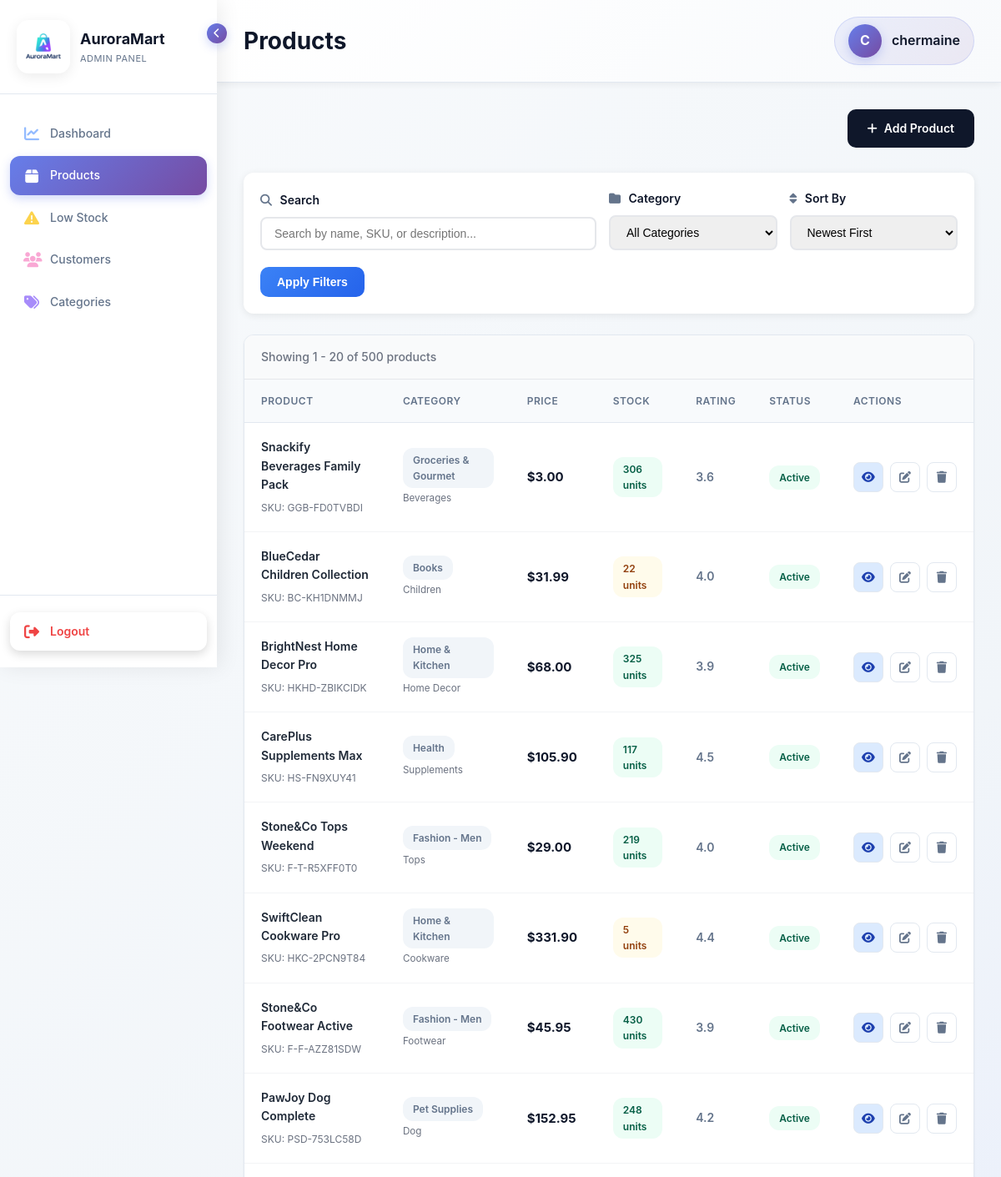
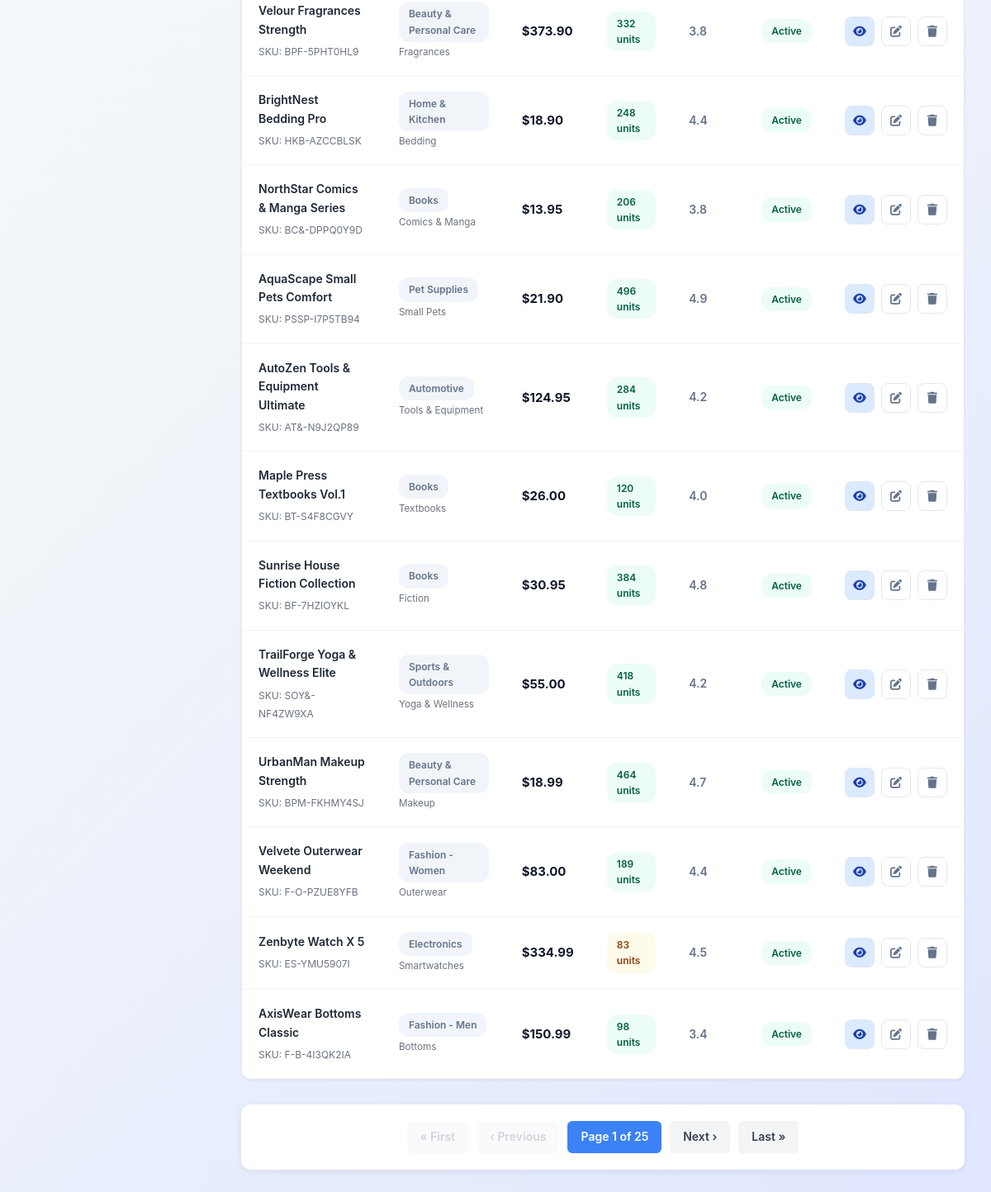
Screenshot of /adminpanel/products/ (signed in) with the database file from the repository (2 pictures, top to bottom).
### storefront/models.py (models this page shows, shortened)
class Customer(AbstractUser):
    username = models.CharField(
        max_length=150,
        unique=True,
        help_text='Required. 150 characters or fewer. Any characters allowed.',
        validators=[],  # No validators - allow any characters
        error_messages={
            'unique': "A user with that username already exists.",
        },
    )
    age = models.IntegerField(null=True, blank=True)
    gender = models.CharField(max_length=20, blank=True)
    employment_status = models.CharField(max_length=50, blank=True)
    occupation = models.CharField(max_length=100, blank=True)
    education = models.CharField(max_length=100, blank=True)
    household_size = models.IntegerField(null=True, blank=True)
    has_children = models.BooleanField(default=False)
    monthly_income_sgd = models.DecimalField(max_digits=10, decimal_places=2, null=True, blank=True, default=None)
    preferred_category = models.ForeignKey(Category, on_delete=models.SET_NULL, null=True, blank=True)

class Product(models.Model):
    sku = models.CharField(max_length=40, unique=True, db_index=True)  # maps "SKU code"
    name = models.CharField(max_length=200)                            # maps "Product name"
    description = models.TextField(blank=True)                         # maps "Product description"
    category = models.ForeignKey(Category, on_delete=models.CASCADE)    # maps "Product Category"
    subcategory = models.CharField(max_length=150, blank=True)         # maps "Product Subcategory"
    stock = models.IntegerField(default=0)                             # maps "Quantity on hand"
    reorder_threshold = models.IntegerField(default=5)                 # maps "Reorder Quantity"
    price = models.DecimalField(max_digits=10, decimal_places=2)       # maps "Unit price"
    rating = models.FloatField(default=0)                              # maps "Product rating"
    image = models.ImageField(upload_to='products/', blank=True, null=True, default='products/default-product.png')
    is_active = models.BooleanField(default=True)
    created_at = models.DateTimeField(auto_now_add=True, null=True, blank=True)
    updated_at = models.DateTimeField(auto_now=True, null=True, blank=True)
    class Meta:
        ordering = ['-id']
        verbose_name = "Product"
        verbose_name_plural = "Products"
    @property
    def is_low_stock(self):
        return self.stock <= self.reorder_threshold

class Category(models.Model):
    name = models.CharField(max_length=100)
    description = models.TextField(blank=True)

### adminpanel/views/product_views.py (the view)
# urls.py: path('products/', product_views.product_list, name='product_list'),
@login_required(login_url='adminpanel:login')
@user_passes_test(is_staff_user, login_url='adminpanel:login')
def product_list(request):
    products = Product.objects.filter(is_active=True).select_related('category')
    search_query = request.GET.get('search', '')
    if search_query:
        products = products.filter(
            Q(name__icontains=search_query) |
            Q(sku__icontains=search_query) |
            Q(description__icontains=search_query)
        )
    category_id = request.GET.get('category', '')
    if category_id:
        products = products.filter(category_id=category_id)
    sort_by = request.GET.get('sort', '-created_at')
    products = products.order_by(sort_by)
    paginator = Paginator(products, 20)
    page_obj = paginator.get_page(request.GET.get('page'))
    categories = Category.objects.all()
    context = {
        'page_obj': page_obj,
        'categories': categories,
        'search_query': search_query,
        'selected_category': category_id,
        'sort_by': sort_by,
    }
    return render(request, 'adminpanel/product/product_list.html', context)

### adminpanel/views/product_views.py (called while the page is built)
def is_staff_user(user):
    return user.is_authenticated and user.is_staff

### storefront/views.py (called while the page is built)
def cart_count(request):
    cart = request.session.get('cart', {})
    total_items = sum(int(qty) for qty in cart.values())
    return {
        'cart_count': total_items
    }

### adminpanel/templates/adminpanel/product/product_list.html (shortened to what this page needs)
{% extends "adminpanel/base.html" %}
{% block page_title %}Products{% endblock %}
{% block content %}
<div class="page-header">
    <div class="header-actions">
        <a href="{% url 'adminpanel:product_add' %}" class="btn-add">
            <i class="fas fa-plus"></i>
            Add Product
        </a>
    </div>
</div>
<div class="filters-bar">
    <form method="GET" action="{% url 'adminpanel:product_list' %}">
        <div class="filters-grid">
            <div class="form-group">
                <label for="search"><i class="fas fa-search"></i> Search</label>
                <input type="text" id="search" name="search" class="form-control"
                       placeholder="Search by name, SKU, or description..."
                       value="{{ search_query }}">
            </div>
            <div class="form-group">
                <label for="category"><i class="fas fa-folder"></i> Category</label>
                <select id="category" name="category" class="form-control">
                    <option value="">All Categories</option>
                </select>
            </div>
            <div class="form-group">
                <label for="sort"><i class="fas fa-sort"></i> Sort By</label>
                <select id="sort" name="sort" class="form-control">
                    <option value="-created_at" {% if sort_by == '-created_at' %}selected{% endif %}>Newest First</option>
                </select>
            </div>
        </div>
        <button type="submit" class="btn btn-primary mt-20">Apply Filters</button>
    </form>
</div>
{% if page_obj %}
<div class="products-table">
    <div class="results-info">
        Showing {{ page_obj.start_index }} - {{ page_obj.end_index }} of {{ page_obj.paginator.count }} products
    </div>
    <table>
        <thead>
            <tr>
                <th>Product</th>
                <th>Category</th>
                <th>Price</th>
                <th>Stock</th>
                <th>Rating</th>
                <th>Status</th>
                <th>Actions</th>
            </tr>
        </thead>
        <tbody>
            {% for product in page_obj %}
            <tr>
                <td>
                    <span class="product-name">{{ product.name }}</span>
                    <span class="product-sku">SKU: {{ product.sku }}</span>
                </td>
                <td>
                    <span class="badge badge-info">{{ product.category.name }}</span>
                    {% if product.subcategory %}
                    <br><small style="color: #6b7280;">{{ product.subcategory }}</small>
                    {% endif %}
                </td>
                <td><span class="price">${{ product.price }}</span></td>
                <td>
                    {% if product.stock == 0 %}
                        <span class="badge badge-danger">Out of Stock</span>
                    {% elif product.is_low_stock %}
                        <span class="badge badge-warning">{{ product.stock }} units</span>
                    {% else %}
                        <span class="badge badge-success">{{ product.stock }} units</span>
                    {% endif %}
                </td>
                <td><span class="rating">{{ product.rating|floatformat:1 }}</span></td>
                <td>
                    {% if product.is_active %}
                        <span class="badge badge-success">Active</span>
                    {% else %}
                        <span class="badge badge-danger">Inactive</span>
                    {% endif %}
                </td>
                <td>
                    <div class="actions">
                        <a href="{% url 'adminpanel:product_detail' product.pk %}" class="btn-icon btn-view" title="View Details">
                            <i class="fas fa-eye"></i>
                        </a>
                        <a href="{% url 'adminpanel:product_edit' product.pk %}" class="btn-icon" title="Edit Product">
                            <i class="fas fa-edit"></i>
                        </a>
                        <button class="btn-icon btn-delete" data-product-id="{{ product.pk }}" data-product-name="{{ product.name }}" title="Delete Product">
                            <i class="fas fa-trash"></i>
                        </button>
                    </div>
                </td>
            </tr>
            {% endfor %}
        </tbody>
    </table>
</div>
{% if page_obj.has_other_pages %}
<div class="pagination">
    {% if page_obj.has_previous %}
        <a href="?page=1{% if search_query %}&search={{ search_query }}{% endif %}{% if selected_category %}&category={{ selected_category }}{% endif %}{% if sort_by %}&sort={{ sort_by }}{% endif %}">« First</a>
        <a href="?page={{ page_obj.previous_page_number }}{% if search_query %}&search={{ search_query }}{% endif %}{% if selected_category %}&category={{ selected_category }}{% endif %}{% if sort_by %}&sort={{ sort_by }}{% endif %}">‹ Previous</a>
    {% else %}
        <span class="disabled">« First</span>
        <span class="disabled">‹ Previous</span>
    {% endif %}
    <span class="current">Page {{ page_obj.number }} of {{ page_obj.paginator.num_pages }}</span>
    {% if page_obj.has_next %}
        <a href="?page={{ page_obj.next_page_number }}{% if search_query %}&search={{ search_query }}{% endif %}{% if selected_category %}&category={{ selected_category }}{% endif %}{% if sort_by %}&sort={{ sort_by }}{% endif %}">Next ›</a>
        <a href="?page={{ page_obj.paginator.num_pages }}{% if sort_by %}&sort={{ sort_by }}{% endif %}">Last »</a>
    {% else %}
        <span class="disabled">Next ›</span>
        <span class="disabled">Last »</span>
    {% endif %}
</div>
{% endif %}
{% endif %}
{% endblock %}

### adminpanel/templates/adminpanel/base.html (shortened to what this page needs)
<!DOCTYPE html>
<html lang="en">
<head>
    {% load static %}
    <link rel="stylesheet" href="https://cdnjs.cloudflare.com/ajax/libs/font-awesome/6.4.0/css/all.min.css">
</head>
<body>
    <div class="sidebar" id="sidebar">
        <div class="sidebar-header">
            <div class="sidebar-logo">
                <img src="{% static 'images/Auroramart-logo.png' %}" alt="AuroraMart Logo">
            </div>
            <div class="sidebar-brand">
                <div class="brand-name">AuroraMart</div>
                <div class="brand-subtitle">Admin Panel</div>
            </div>
            <div class="sidebar-toggle" onclick="toggleSidebar()">
                <i class="fas fa-chevron-left"></i>
            </div>
        </div>
        <nav class="sidebar-nav">
            <div class="nav-item">
                <a href="{% url 'adminpanel:dashboard' %}" class="nav-link {% if request.resolver_match.url_name == 'dashboard' %}active{% endif %}">
                    <i class="fas fa-chart-line"></i>
                    <span class="nav-text">Dashboard</span>
                </a>
            </div>
            <div class="nav-item">
                <a href="{% url 'adminpanel:product_list' %}" class="nav-link {% if 'product' in request.resolver_match.url_name %}active{% endif %}">
                    <i class="fas fa-box"></i>
                    <span class="nav-text">Products</span>
                </a>
            </div>
            <div class="nav-item">
                <a href="{% url 'adminpanel:low_stock' %}" class="nav-link {% if request.resolver_match.url_name == 'low_stock' %}active{% endif %}">
                    <i class="fas fa-exclamation-triangle"></i>
                    <span class="nav-text">Low Stock</span>
                </a>
            </div>
            <div class="nav-item">
                <a href="{% url 'adminpanel:customer_list' %}" class="nav-link {% if 'customer' in request.resolver_match.url_name %}active{% endif %}">
                    <i class="fas fa-users"></i>
                    <span class="nav-text">Customers</span>
                </a>
            </div>
            <div class="nav-item">
                <a href="{% url 'adminpanel:category_list' %}" class="nav-link {% if 'category' in request.resolver_match.url_name %}active{% endif %}">
                    <i class="fas fa-tags"></i>
                    <span class="nav-text">Categories</span>
                </a>
            </div>
        </nav>
        <div class="sidebar-footer">
            {% if user.is_authenticated %}
            <a href="{% url 'adminpanel:logout' %}" class="logout-link">
                <i class="fas fa-sign-out-alt"></i>
                <span class="nav-text">Logout</span>
            </a>
            {% endif %}
        </div>
    </div>
    <div class="main-content">
        <div class="topbar">
            <h1 class="page-title">{% block page_title %}Dashboard{% endblock %}</h1>
            {% if user.is_authenticated %}
            <div class="user-info">
                <div class="user-avatar">{{ user.username|slice:":1"|upper }}</div>
                <span class="user-name">{{ user.username }}</span>
            </div>
            {% endif %}
        </div>
        <div class="content-wrapper">
            {% block content %}{% endblock %}
        </div>
    </div>
</body>
</html>

### adminpanel/templates/adminpanel/product/product_list.html (style rules this page uses)
.page-header { display: flex; justify-content: space-between; align-items: center; margin-bottom: 30px; }
.header-actions { display: flex; gap: 12px; }
.btn-add { display: inline-flex; align-items: center; gap: 8px; padding: 12px 24px; background: #0f172a; color: white; text-decoration: none; border-radius: 10px; font-weight: 600; font-size: 14px; transition: all 0.2s ease; border: none; cursor: pointer; }
.filters-bar { background: white; padding: 20px; border-radius: 12px; margin-bottom: 25px; box-shadow: 0 2px 10px rgba(0,0,0,0.08); }
.filters-grid { display: grid; grid-template-columns: 2fr 1fr 1fr; gap: 15px; align-items: end; }
.form-group { margin-bottom: 0; }
.form-group label { display: block; margin-bottom: 8px; font-weight: 600; color: #0f172a; font-size: 14px; }
.form-group label i { color: #64748b; margin-right: 6px; }
.form-control { width: 100%; padding: 10px 15px; border: 2px solid #e5e7eb; border-radius: 8px; font-size: 14px; transition: all 0.3s ease; }
.products-table { background: white; border-radius: 12px; overflow: hidden; box-shadow: 0 1px 3px rgba(0,0,0,0.05); border: 1px solid #e2e8f0; }
table { width: 100%; border-collapse: collapse; }
thead { background: #f8fafc; border-bottom: 1px solid #e2e8f0; }
thead th { padding: 16px 20px; text-align: left; font-weight: 600; color: #64748b; font-size: 12px; text-transform: uppercase; letter-spacing: 0.5px; }
tbody tr { border-bottom: 1px solid #f3f4f6; transition: background 0.2s ease; }
tbody td { padding: 18px 20px; color: #374151; font-size: 14px; }
.product-name { font-weight: 600; color: #1f2937; display: block; margin-bottom: 4px; }
.product-sku { font-size: 12px; color: #6b7280; }
.badge { padding: 5px 12px; border-radius: 12px; font-size: 12px; font-weight: 600; display: inline-block; }
.badge-success { background: #ecfdf5; color: #065f46; }
.badge-warning { background: #fffbeb; color: #92400e; }
.badge-info { background: #f1f5f9; color: #64748b; }
.price { font-weight: 700; color: #0f172a; font-size: 15px; }
.rating { color: #64748b; font-weight: 600; }
.actions { display: flex; gap: 8px; }
.btn-icon { width: 36px; height: 36px; border-radius: 8px; display: inline-flex; align-items: center; justify-content: center; border: 1px solid #e2e8f0; background: white; color: #64748b; cursor: pointer; transition: all 0.2s ease; text-decoration: none; font-size: 14px; }
.btn-view { background: #dbeafe; color: #1e40af; }
.pagination { display: flex; justify-content: center; align-items: center; gap: 10px; margin-top: 30px; padding: 20px; background: white; border-radius: 12px; box-shadow: 0 2px 10px rgba(0,0,0,0.08); }
.pagination a, .pagination span { padding: 8px 16px; border-radius: 6px; text-decoration: none; font-weight: 600; font-size: 14px; transition: all 0.2s ease; }
.pagination a { background: #f3f4f6; color: #374151; }
.pagination .current { background: #3b82f6; color: white; }
.pagination .disabled { background: #f9fafb; color: #d1d5db; cursor: not-allowed; }
.results-info { padding: 15px 20px; background: #f9fafb; border-bottom: 1px solid #e5e7eb; font-size: 14px; color: #6b7280; font-weight: 500; }

### rows the page displays
Customer: username "C", username "chermaine"
Product: name "Snackify Beverages Family Pack", sku "GGB-FD0TVBDI", category.name "Groceries & Gourmet", subcategory "Beverages", price "3.00", stock "306", rating "3.6", is_active "Active"
Product: name "BlueCedar Children Collection", sku "BC-KH1DNMMJ", category.name "Books", subcategory "Children", price "31.99", stock "22", rating "4.0", is_active "Active"
Product: name "BrightNest Home Decor Pro", sku "HKHD-ZBIKCIDK", category.name "Home & Kitchen", subcategory "Home Decor", price "68.00", stock "325", rating "3.9", is_active "Active"
Product: name "CarePlus Supplements Max", sku "HS-FN9XUY41", category.name "Health", subcategory "Supplements", price "105.90", stock "117", rating "4.5", is_active "Active"
Product: name "Stone&Co Tops Weekend", sku "F-T-R5XFF0T0", category.name "Fashion - Men", subcategory "Tops", price "29.00", stock "219", rating "4.0", is_active "Active"
Product: name "SwiftClean Cookware Pro", sku "HKC-2PCN9T84", category.name "Home & Kitchen", subcategory "Cookware", price "331.90", stock "5", rating "4.4", is_active "Active"
Product: name "Stone&Co Footwear Active", sku "F-F-AZZ81SDW", category.name "Fashion - Men", subcategory "Footwear", price "45.95", stock "430", rating "3.9", is_active "Active"
Product: name "PawJoy Dog Complete", sku "PSD-753LC58D", category.name "Pet Supplies", subcategory "Dog", price "152.95", stock "248", rating "4.2", is_active "Active"
Product: name "Velour Fragrances Strength", sku "BPF-5PHT0HL9", category.name "Beauty & Personal Care", subcategory "Fragrances", price "373.90", stock "332", rating "3.8", is_active "Active"
Product: name "BrightNest Bedding Pro", sku "HKB-AZCCBLSK", category.name "Home & Kitchen", subcategory "Bedding", price "18.90", stock "248", rating "4.4", is_active "Active"
Product: name "NorthStar Comics & Manga Series", sku "BC&-DPPQ0Y9D", category.name "Books", subcategory "Comics & Manga", price "13.95", stock "206", rating "3.8", is_active "Active"
Product: name "AquaScape Small Pets Comfort", sku "PSSP-I7P5TB94", category.name "Pet Supplies", subcategory "Small Pets", price "21.90", stock "496", rating "4.9", is_active "Active"
Product: name "AutoZen Tools & Equipment Ultimate", sku "AT&-N9J2QP89", category.name "Automotive", subcategory "Tools & Equipment", price "124.95", stock "284", rating "4.2", is_active "Active"
Product: name "Maple Press Textbooks Vol.1", sku "BT-S4F8CGVY", category.name "Books", subcategory "Textbooks", price "26.00", stock "120", rating "4.0", is_active "Active"
Product: name "Sunrise House Fiction Collection", sku "BF-7HZIOYKL", category.name "Books", subcategory "Fiction", price "30.95", stock "384", rating "4.8", is_active "Active"
Product: name "TrailForge Yoga & Wellness Elite", sku "SOY&-NF4ZW9XA", category.name "Sports & Outdoors", subcategory "Yoga & Wellness", price "55.00", stock "418", rating "4.2", is_active "Active"
Product: name "UrbanMan Makeup Strength", sku "BPM-FKHMY4SJ", category.name "Beauty & Personal Care", subcategory "Makeup", price "18.99", stock "464", rating "4.7", is_active "Active"
Product: name "Velvete Outerwear Weekend", sku "F-O-PZUE8YFB", category.name "Fashion - Women", subcategory "Outerwear", price "83.00", stock "189", rating "4.4", is_active "Active"
Product: name "Zenbyte Watch X 5", sku "ES-YMU5907I", category.name "Electronics", subcategory "Smartwatches", price "334.99", stock "83", rating "4.5", is_active "Active"
Product: name "AxisWear Bottoms Classic", sku "F-B-4I3QK2IA", category.name "Fashion - Men", subcategory "Bottoms", price "150.99", stock "98", rating "3.4", is_active "Active"

### other values shown
{{ page_obj.start_index }} "1"
{{ page_obj.end_index }} "20"
{{ page_obj.paginator.count }} "500"
{{ page_obj.number }} "1"
{{ page_obj.paginator.num_pages }} "25"
